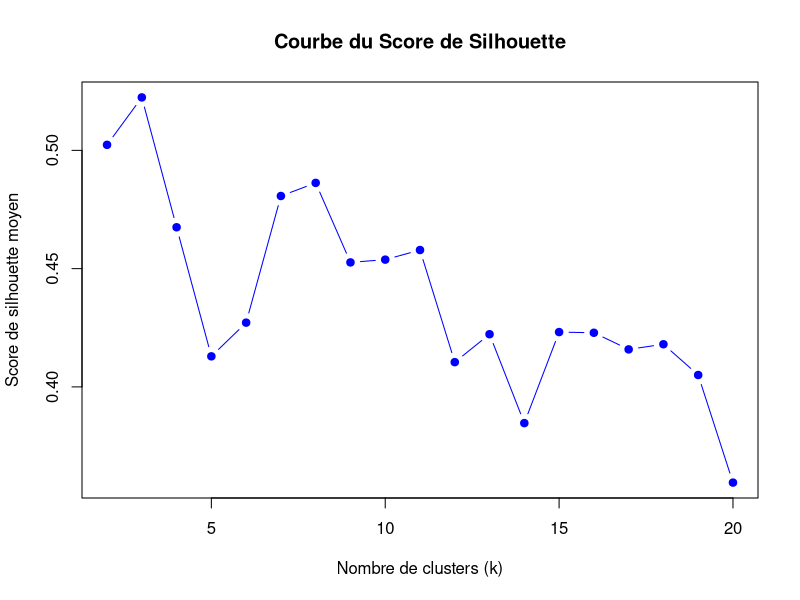
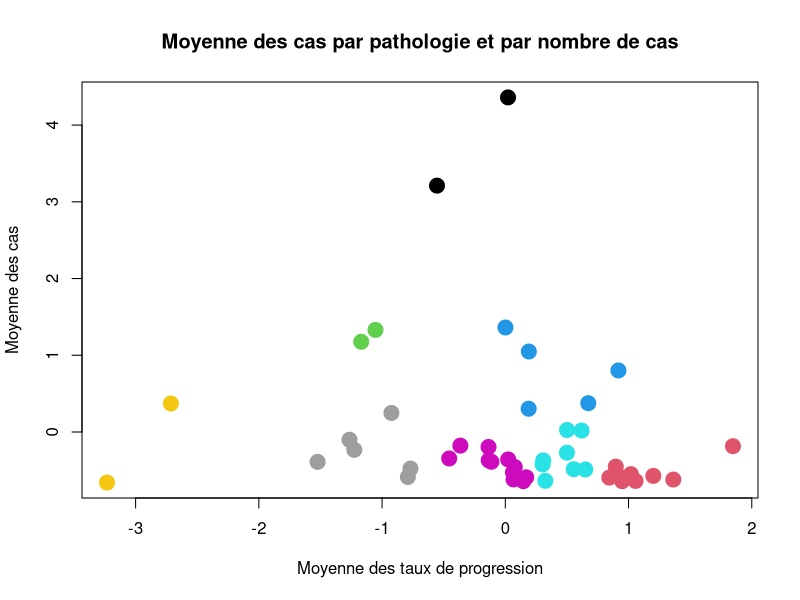

These charts were generated, in order, by the following R code:
# Librairies

library(dplyr)  
library(cluster)


# Importation des données (issue de la data preparation)
data_maladie_preparation <- read.csv("Data/data_maladie_preparation.csv", sep = ",")

## Mise en forme du jeu de données pour l'application du clustering ##

# On pivote le dataset de sorte à avoir une instance par pathologie associée à une prevalence et un nombre de cas pour chaque année
data_clustering <- reshape(data_maladie_preparation, idvar = 'patho_niv2', timevar = 'annee', direction = 'wide')
rownames(data_clustering) <- 1:nrow(data_clustering)
data_clustering <- na.omit(data_clustering)

# calcul du taux de variation de la prévalence entre chaque année (ex : le taux d'augmentation entre 2017 et 2018)
for (year in 2016:2022) {
  prev_current <- paste0('prev.', year)
  prev_previous <- paste0('prev.', year - 1)
  taux_column <- paste0('taux.', year)
  
  data_clustering[[taux_column]] <- (data_clustering[[prev_current]] - data_clustering[[prev_previous]]) / data_clustering[[prev_previous]] * 100  # En pourcentage
}


# On va s'interesser à la variation moyenne du taux sur ces 5 dernieres années, on calcul donc la moyenne des taux de variation pour chaque pathologie et la moyenne du nombre de cas
data_clustering$moyenne_cas <- rowMeans(data_clustering[, c('ntop.2015', 'ntop.2016','ntop.2017', 'ntop.2018', 'ntop.2019', 'ntop.2020', 'ntop.2021', 'ntop.2022')], na.rm = TRUE)
data_clustering$moyenne_taux <- rowMeans(data_clustering[, c('taux.2016','taux.2017', 'taux.2018', 'taux.2019', 'taux.2020', 'taux.2021', 'taux.2022')], na.rm = TRUE)

# Suppression des colonnes inutiles pour le clustering
data_clustering <- data_clustering[, c('patho_niv2', 'moyenne_cas', 'moyenne_taux')]

#Duplication du dataset pour l'analyse des cluster
data_clustering_analyse <- data_clustering


# Normalisation des données
data_clustering[, c('moyenne_cas', 'moyenne_taux')] <- scale(data_clustering[, c('moyenne_cas', 'moyenne_taux')])


## Clustering ##


set.seed(123)

# Sélection des colonnes pour le clustering
X <- data_clustering[, c('moyenne_cas', 'moyenne_taux')]

#Détermination du score silhouette
silhouette_scores <- c()

for (n_clusters in 2:20) {
  model <- kmeans(X, centers = n_clusters, nstart = 10)
  sil <- silhouette(model$cluster, dist(X))
  score_moyen <- mean(sil[, 3])  
  silhouette_scores <- c(silhouette_scores, score_moyen)
  print(paste("Clusters:", n_clusters, "- Silhouette Score:", round(score_moyen, 4)))
}

plot(2:20, silhouette_scores, type = "b", pch = 19, col = "blue",
     xlab = "Nombre de clusters (k)", ylab = "Score de silhouette moyen",
     main = "Courbe du Score de Silhouette")


# Clustering des données
model <- kmeans(X, centers = 8, nstart = 10)
data_clustering$cluster <- model$cluster

# Affichage des clusters
plot(data_clustering$moyenne_taux,data_clustering$moyenne_cas , col = data_clustering$cluster, pch = 19, cex = 2, main = "Moyenne des cas par pathologie et par nombre de cas", xlab = "Moyenne des taux de progression", ylab = "Moyenne des cas")


#On recupere le dataset avant normalisation afin d'analyser les données des clusters
data_analyse <- merge(data_clustering, data_clustering_analyse, by = "patho_niv2")

data_analyse %>%
  group_by(cluster) %>%
  summarise(
    patho_niv2 = n(),  # Nombre de pathologies
    moyenne_cas = mean(moyenne_cas.y),  # Moyenne des cas
    moyenne_taux = mean(moyenne_taux.y)  # Moyenne des taux
  ) %>% arrange(-moyenne_taux)

write.csv(data_clustering, "Data/data_clustering.csv", row.names = FALSE)
